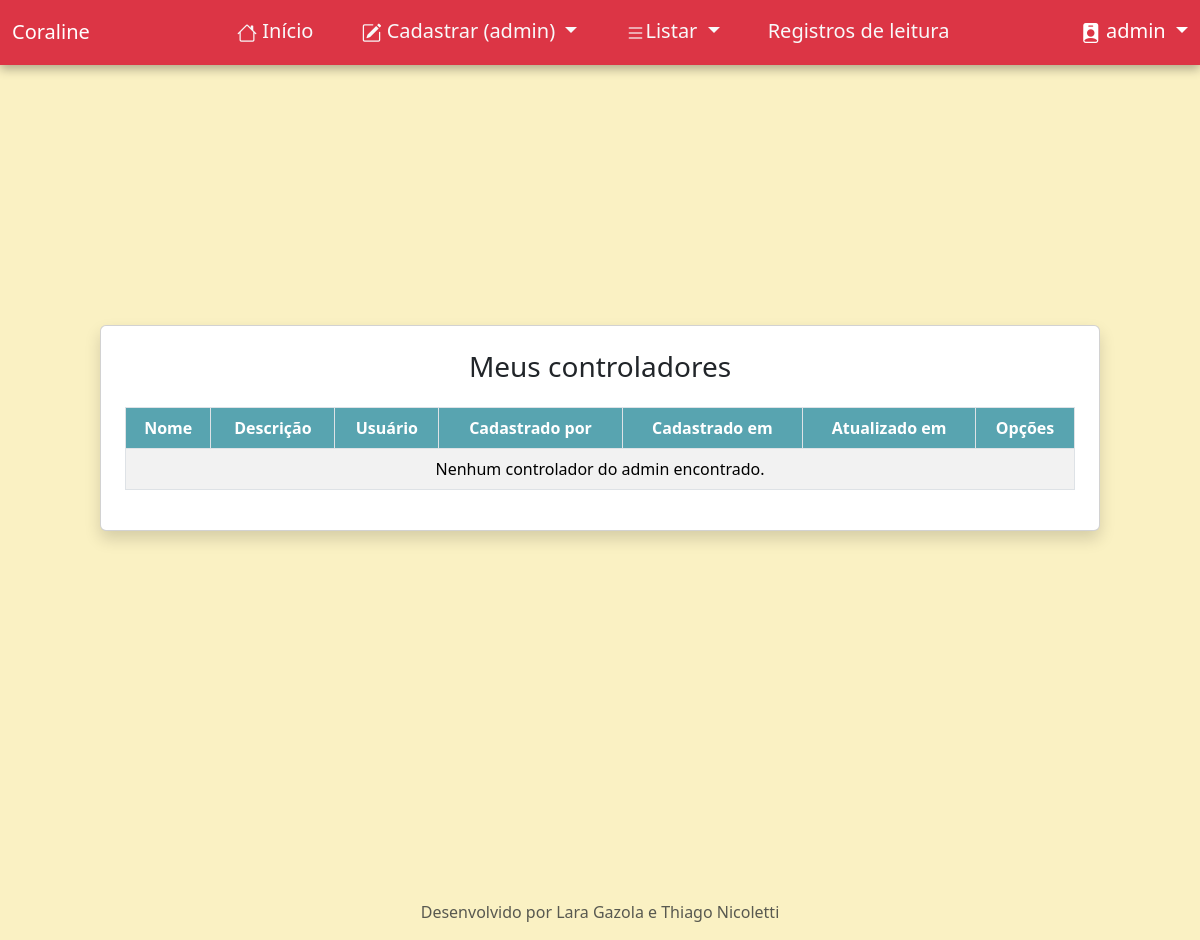
Page /listar/controlador/ (signed in) on the earlier database version.
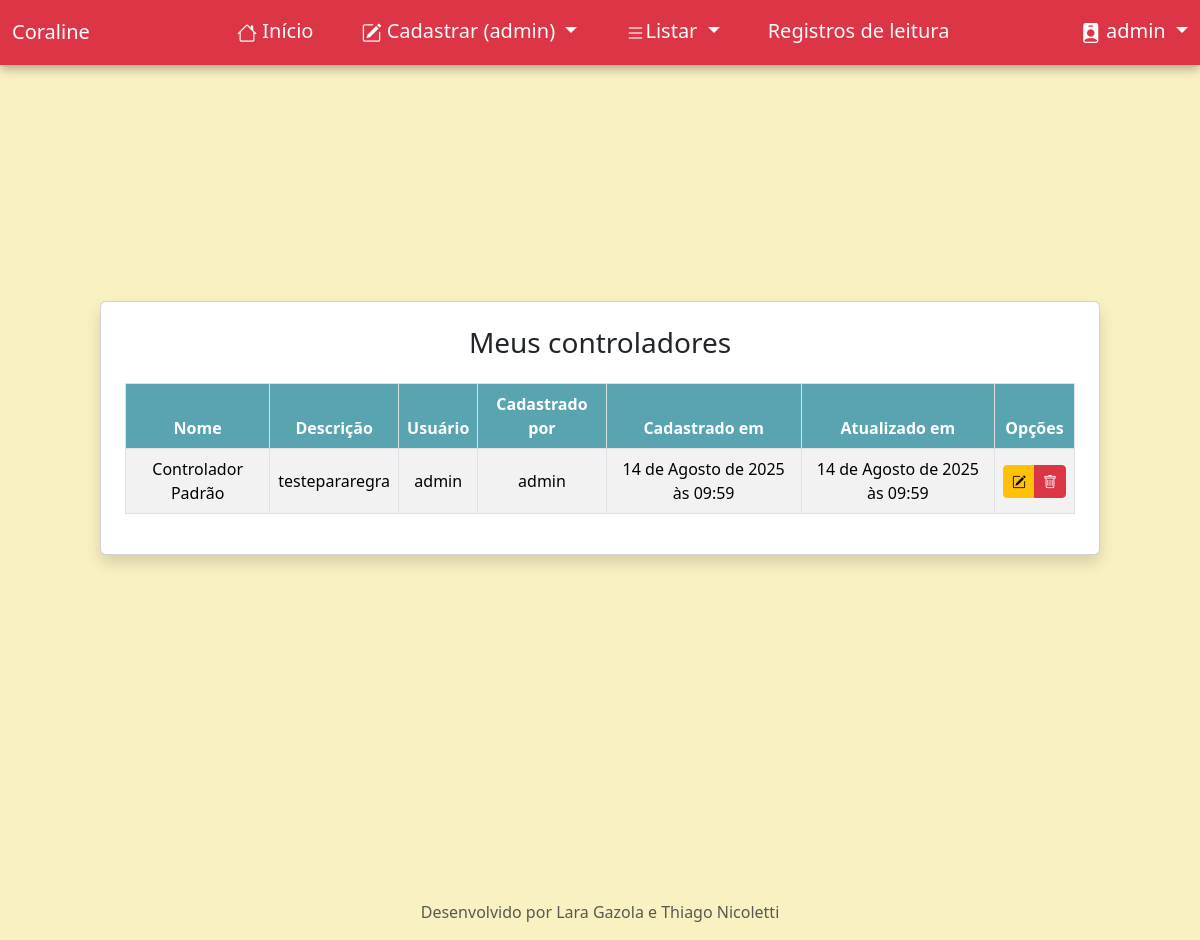
Same page on the later database version.
### paginasweb/models.py (models this page shows, shortened)
class Controlador(models.Model):
    nome = models.CharField(max_length=255, verbose_name="Nome", default="Controlador Padrão")
    descricao = models.CharField(max_length=255, verbose_name="Descrição")
    usuario = models.ForeignKey(User, on_delete=models.PROTECT)
    cadastrado_por = models.ForeignKey(User, on_delete=models.CASCADE, related_name='controladores')
    cadastrado_em = models.DateTimeField(auto_now_add=True)
    atualizado_em = models.DateTimeField(auto_now=True)
    class Meta:
        ordering = ['nome', 'cadastrado_em']

### paginasweb/views.py (the view)
# urls.py: path("listar/controlador/", ControladorList.as_view(), name="listar-controlador"),
class ControladorList(GroupRequiredMixin, SuccessMessageMixin, LoginRequiredMixin, ListView):
    group_required = [u"Administrador", u"Usuário"]
    model = Controlador
    template_name = 'paginasweb/controlador.html'
    def get_queryset(self):
        queryset = Controlador.objects.all()
        return queryset.filter(usuario=self.request.user)
    def get_context_data(self, **kwargs):
        context = super().get_context_data(**kwargs)
        if self.request.user.groups.filter(name='Administrador').exists():
            controladores = Controlador.objects.all()
            controladores = controladores.exclude(usuario=self.request.user)
            context['todos_controladores'] = controladores
        return context

### paginasweb/views.py (called while the page is built)
    def get_context_data(self, **kwargs):
        context = super().get_context_data(**kwargs)
        if self.request.user.groups.filter(name='Administrador').exists():
            context['sou_admin'] = True
        return context

### paginasweb/templates/paginasweb/controlador.html (shortened to what this page needs)
{% extends "paginasweb/bootstrap.html" %}
{% load static %}
{% block conteudo %}
<div class="d-flex justify-content-center align-items-center flex-column min-vh-100 p-4" style="margin-top: -2rem; margin-bottom: 2rem;">
  <div class="card p-4 shadow mb-5" style="width: 100%; max-width: 1000px;">
    <h3 class="text-center mb-4">Meus controladores</h3>
    <div class="table-responsive">
      <table class="table table-striped table-hover table-bordered align-middle text-center">
        <thead>
          <tr>
            <th style="background-color: #58a4b0; color: white;">Nome</th>
            <th style="background-color: #58a4b0; color: white;">Descrição</th>
            <th style="background-color: #58a4b0; color: white;">Usuário</th>
            <th style="background-color: #58a4b0; color: white;">Cadastrado por</th>
            <th style="background-color: #58a4b0; color: white;">Cadastrado em</th>
            <th style="background-color: #58a4b0; color: white;">Atualizado em</th>
            <th style="background-color: #58a4b0; color: white;">Opções</th>
          </tr>
        </thead>
        <tbody>
          {% for obj in object_list %}
          <tr>
            <td>{{ obj.nome }}</td>
            <td>{{ obj.descricao }}</td>
            <td>{{ obj.usuario }}</td>
            <td>{{ obj.cadastrado_por }}</td>
            <td>{{ obj.cadastrado_em }}</td>
            <td>{{ obj.atualizado_em }}</td>
            <td>
              <div class="btn-group">
              <a href="{% url 'editar-controlador' obj.pk %}" class="btn btn-sm btn-warning"><i class="bi bi-pencil-square"></i></a>
              <a href="{% url 'excluir-controlador' obj.pk %}" class="btn btn-sm btn-danger"><i class="bi bi-trash"></i></a>
              </div>
            </td>
          </tr>
          {% empty %}
          <tr>
            <td colspan="7">Nenhum controlador do admin encontrado.</td>
          </tr>
          {% endfor %}
        </tbody>
      </table>
    </div>
  </div>
</div>
{% endblock %}

Differences in the rows shown:
added Controlador: nome "Controlador Padrão", descricao "testepararegra", usuario "admin", cadastrado_por "admin", cadastrado_em "14 de Agosto de 2025 às 09:59", atualizado_em "14 de Agosto de 2025 às 09:59"
Other differences:
text no longer shown: "Nenhum controlador do admin encontrado."
